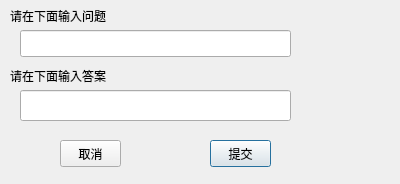
<?xml version="1.0" encoding="UTF-8"?>
<ui version="4.0">
 <class>SetupPage</class>
 <widget class="QDialog" name="SetupPage">
  <property name="geometry">
   <rect>
    <x>0</x>
    <y>0</y>
    <width>400</width>
    <height>184</height>
   </rect>
  </property>
  <property name="windowTitle">
   <string>Dialog</string>
  </property>
  <widget class="QLabel" name="label">
   <property name="geometry">
    <rect>
     <x>10</x>
     <y>0</y>
     <width>181</width>
     <height>31</height>
    </rect>
   </property>
   <property name="text">
    <string>请在下面输入问题</string>
   </property>
  </widget>
  <widget class="QLabel" name="label_2">
   <property name="geometry">
    <rect>
     <x>10</x>
     <y>60</y>
     <width>181</width>
     <height>31</height>
    </rect>
   </property>
   <property name="text">
    <string>请在下面输入答案</string>
   </property>
  </widget>
  <widget class="QLineEdit" name="lineEdit">
   <property name="geometry">
    <rect>
     <x>20</x>
     <y>30</y>
     <width>271</width>
     <height>27</height>
    </rect>
   </property>
   <property name="styleSheet">
    <string notr="true">font: 14pt &quot;AR PL UKai CN&quot;;</string>
   </property>
   <property name="alignment">
    <set>Qt::AlignCenter</set>
   </property>
  </widget>
  <widget class="QLineEdit" name="lineEdit_2">
   <property name="geometry">
    <rect>
     <x>20</x>
     <y>90</y>
     <width>271</width>
     <height>31</height>
    </rect>
   </property>
   <property name="alignment">
    <set>Qt::AlignCenter</set>
   </property>
  </widget>
  <widget class="QPushButton" name="pushButton">
   <property name="geometry">
    <rect>
     <x>210</x>
     <y>140</y>
     <width>61</width>
     <height>27</height>
    </rect>
   </property>
   <property name="text">
    <string>提交</string>
   </property>
  </widget>
  <widget class="QPushButton" name="pushButton_2">
   <property name="geometry">
    <rect>
     <x>60</x>
     <y>140</y>
     <width>61</width>
     <height>27</height>
    </rect>
   </property>
   <property name="text">
    <string>取消</string>
   </property>
  </widget>
 </widget>
 <resources/>
 <connections/>
</ui>
